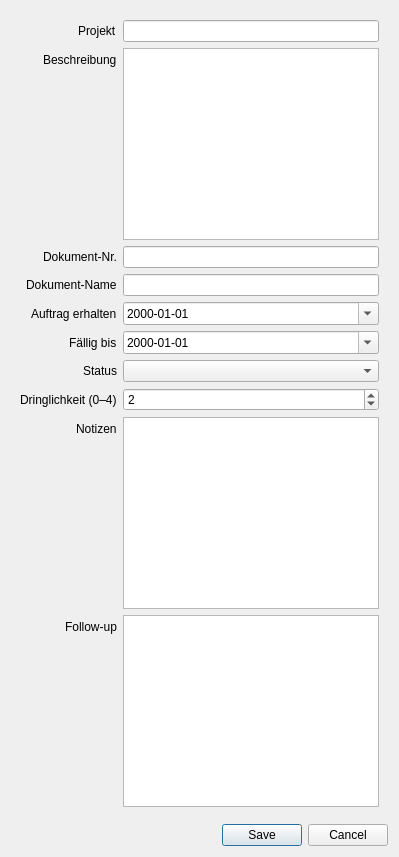
<?xml version="1.0" encoding="UTF-8"?>
<ui version="4.0">
 <class>TaskDialog</class>
 <widget class="QDialog" name="TaskDialog">
  <property name="windowTitle"><string>Neue Aufgabe</string></property>
  <layout class="QVBoxLayout" name="vbox_outer">
   <property name="spacing"><number>8</number></property>
   <property name="contentsMargins"><rect><x>12</x><y>12</y><width>12</width><height>12</height></rect></property>

   <item>
    <widget class="QWidget" name="form_host">
     <layout class="QFormLayout" name="form">
      <property name="labelAlignment"><set>Qt::AlignRight|Qt::AlignVCenter</set></property>

      <item row="0" column="0"><widget class="QLabel" name="lblProjekt"><property name="text"><string>Projekt</string></property></widget></item>
      <item row="0" column="1"><widget class="QLineEdit" name="leProjekt"/></item>

      <item row="1" column="0"><widget class="QLabel" name="lblBeschreibung"><property name="text"><string>Beschreibung</string></property></widget></item>
      <item row="1" column="1"><widget class="QTextEdit" name="teBeschreibung"/></item>

      <item row="2" column="0"><widget class="QLabel" name="lblDokNr"><property name="text"><string>Dokument-Nr.</string></property></widget></item>
      <item row="2" column="1"><widget class="QLineEdit" name="leDokNr"/></item>

      <item row="3" column="0"><widget class="QLabel" name="lblDokName"><property name="text"><string>Dokument-Name</string></property></widget></item>
      <item row="3" column="1"><widget class="QLineEdit" name="leDokName"/></item>

      <item row="4" column="0"><widget class="QLabel" name="lblAuftrag"><property name="text"><string>Auftrag erhalten</string></property></widget></item>
      <item row="4" column="1"><widget class="QDateEdit" name="deAuftrag"><property name="calendarPopup"><bool>true</bool></property><property name="displayFormat"><string>yyyy-MM-dd</string></property></widget></item>

      <item row="5" column="0"><widget class="QLabel" name="lblFaellig"><property name="text"><string>Fällig bis</string></property></widget></item>
      <item row="5" column="1"><widget class="QDateEdit" name="deFaellig"><property name="calendarPopup"><bool>true</bool></property><property name="displayFormat"><string>yyyy-MM-dd</string></property></widget></item>

      <item row="6" column="0"><widget class="QLabel" name="lblStatus"><property name="text"><string>Status</string></property></widget></item>
      <item row="6" column="1"><widget class="QComboBox" name="cbStatus"/></item>

      <item row="7" column="0"><widget class="QLabel" name="lblPrio"><property name="text"><string>Dringlichkeit (0–4)</string></property></widget></item>
      <item row="7" column="1"><widget class="QSpinBox" name="sbPrio"><property name="minimum"><number>0</number></property><property name="maximum"><number>4</number></property><property name="value"><number>2</number></property></widget></item>

      <item row="8" column="0"><widget class="QLabel" name="lblNotizen"><property name="text"><string>Notizen</string></property></widget></item>
      <item row="8" column="1"><widget class="QTextEdit" name="teNotizen"/></item>

      <item row="9" column="0"><widget class="QLabel" name="lblFollow"><property name="text"><string>Follow-up</string></property></widget></item>
      <item row="9" column="1"><widget class="QTextEdit" name="teFollow"/></item>
     </layout>
    </widget>
   </item>

   <item>
    <widget class="QDialogButtonBox" name="buttonBox">
     <property name="standardButtons"><set>QDialogButtonBox::Cancel|QDialogButtonBox::Save</set></property>
    </widget>
   </item>

  </layout>
 </widget>
 <resources/>
 <connections/>
</ui>
